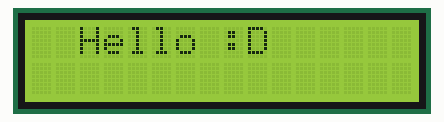
A sketch run on a simulated ESP32. Parts: 16×2 character LCD. WiFi joins after 1.5 s; servers stay silent unless stated; what the sketch prints to the serial monitor is not drawn.

Above: at 1.6 s.
At 5.3 s:
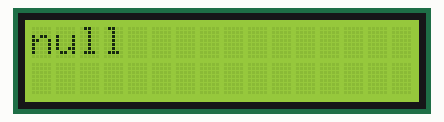

The sketch:

control_lcd_from_database.ino
```cpp
#include <WiFi.h>
#include <HTTPClient.h>
#include <Wire.h>
#include <Arduino_JSON.h>
#include <LiquidCrystal_I2C.h>

const char* ssid = "";
const char* password = "";

const char* serverName = "";

const byte led_gpio = 32;

const long interval = 5000;
unsigned long previousMillis = 0;

String outputsState;
String msg;

LiquidCrystal_I2C lcd(0x27,16,2);

// the setup function runs once when you press reset or power the board
void setup() {
  Serial.begin(115200);

  WiFi.begin(ssid, password);
  Serial.println("Connecting");
  while (WiFi.status() != WL_CONNECTED) {
    delay(500);
    Serial.print(".");
  }
  Serial.println("");
  Serial.print("Connected to WiFi network with IP Address: ");
  Serial.println(WiFi.localIP());

  lcd.init();
  lcd.clear();
  lcd.backlight();      // Make sure backlight is on

  // Print a message on both lines of the LCD.
  lcd.setCursor(2,0);   //Set cursor to character 2 on line 0
  lcd.print("Hello :D");

}

// the loop function runs over and over again forever
void loop() {

  if (millis() - previousMillis > interval) {
    if (WiFi.status() == WL_CONNECTED ) {
      outputsState = httpGETRequest(serverName);
      //Serial.println(outputsState);
      JSONVar myObject = JSON.parse(outputsState);

      // JSON.typeof(jsonVar) can be used to get the type of the var
      if (JSON.typeof(myObject) == "undefined") {
        Serial.println("Parsing input failed!");
        return;
      }

      Serial.println(myObject);
      msg = JSON.stringify(myObject[0]["msg"]);
      Serial.println(msg);
      lcd.clear();
      lcd.setCursor(0,0);
      lcd.print(msg);
    }
  }
}

String httpGETRequest(const char* serverName) {
  HTTPClient http;

  // Your IP address with path or Domain name with URL path
  http.begin(serverName);
  //http.addHeader("Content-Type", "application/json");
  //http.addHeader("X-CMC_PRO_API_KEY",api_key);

  // Send HTTP POST request
  int httpResponseCode = http.GET();

  String payload = "{}";

  if (httpResponseCode>0) {
    Serial.print("HTTP Response code: ");
    Serial.println(httpResponseCode);
    payload = http.getString();
  }
  else {
    Serial.print("Error code: ");
    Serial.println(httpResponseCode);
  }
  // Free resources
  http.end();

  return payload;
}
```

Measured:
- what the display in image 0 shows lasts 3.6 s, from 1.6 s to 5.2 s
